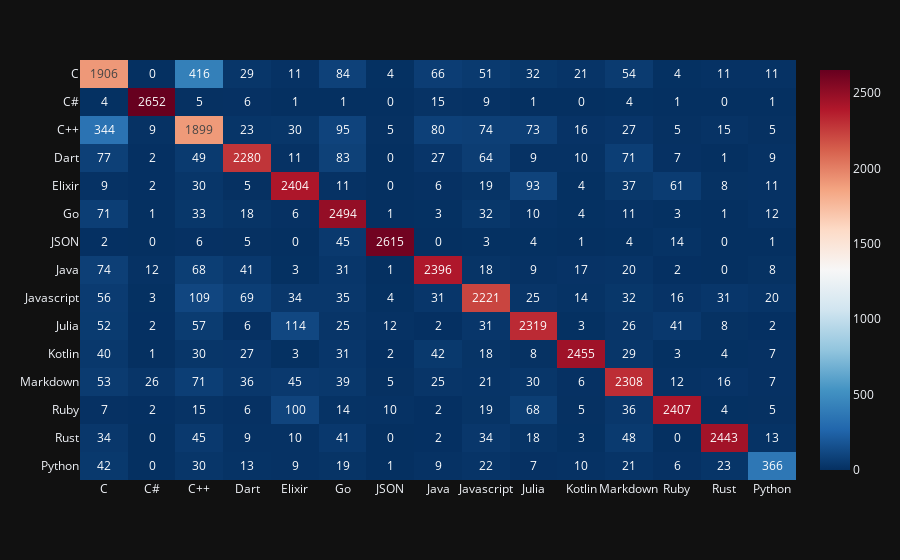

Notebook source saved alongside this figure:
### Code cell
import plotly.express as px

fig = px.imshow(confusion_matrix(y_test, y_pred), text_auto=True, template="plotly_dark", aspect="auto", x=TARGET, y=TARGET, color_continuous_scale='RdBu_r',)

with open("../resources/svm_matrix_spacy_dirty.json", "w") as spcy:
    spcy.write(fig.to_json())

fig.show()

### Figure 1 — Plotly figure (JSON) as saved in the notebook; plotly's stock layout.template omitted (floating-point values rounded to 4 significant figures; data arrays with more than 128 entries replaced by an {"elided": "..."} marker saying what was removed)
{"data": [{"coloraxis": "coloraxis", "hovertemplate": "x: %{x}<br>y: %{y}<br>color: %{z}<extra></extra>", "name": "0", "texttemplate": "%{z}", "type": "heatmap", "x": ["C", "C#", "C++", "Dart", "Elixir", "Go", "JSON", "Java", "Javascript", "Julia", "Kotlin", "Markdown", "Ruby", "Rust", "Python"], "xaxis": "x", "y": ["C", "C#", "C++", "Dart", "Elixir", "Go", "JSON", "Java", "Javascript", "Julia", "Kotlin", "Markdown", "Ruby", "Rust", "Python"], "yaxis": "y", "z": {"elided": "15x15 int values"}}], "layout": {"coloraxis": {"colorscale": [[0, "rgb(5,48,97)"], [0.1, "rgb(33,102,172)"], [0.2, "rgb(67,147,195)"], [0.3, "rgb(146,197,222)"], [0.4, "rgb(209,229,240)"], [0.5, "rgb(247,247,247)"], [0.6, "rgb(253,219,199)"], [0.7, "rgb(244,165,130)"], [0.8, "rgb(214,96,77)"], [0.9, "rgb(178,24,43)"], [1, "rgb(103,0,31)"]]}, "margin": {"t": 60}, "xaxis": {"anchor": "y", "autorange": true, "domain": [0, 1], "range": [-0.5, 14.5], "type": "category"}, "yaxis": {"anchor": "x", "autorange": true, "domain": [0, 1], "range": [14.5, -0.5], "type": "category"}}}
